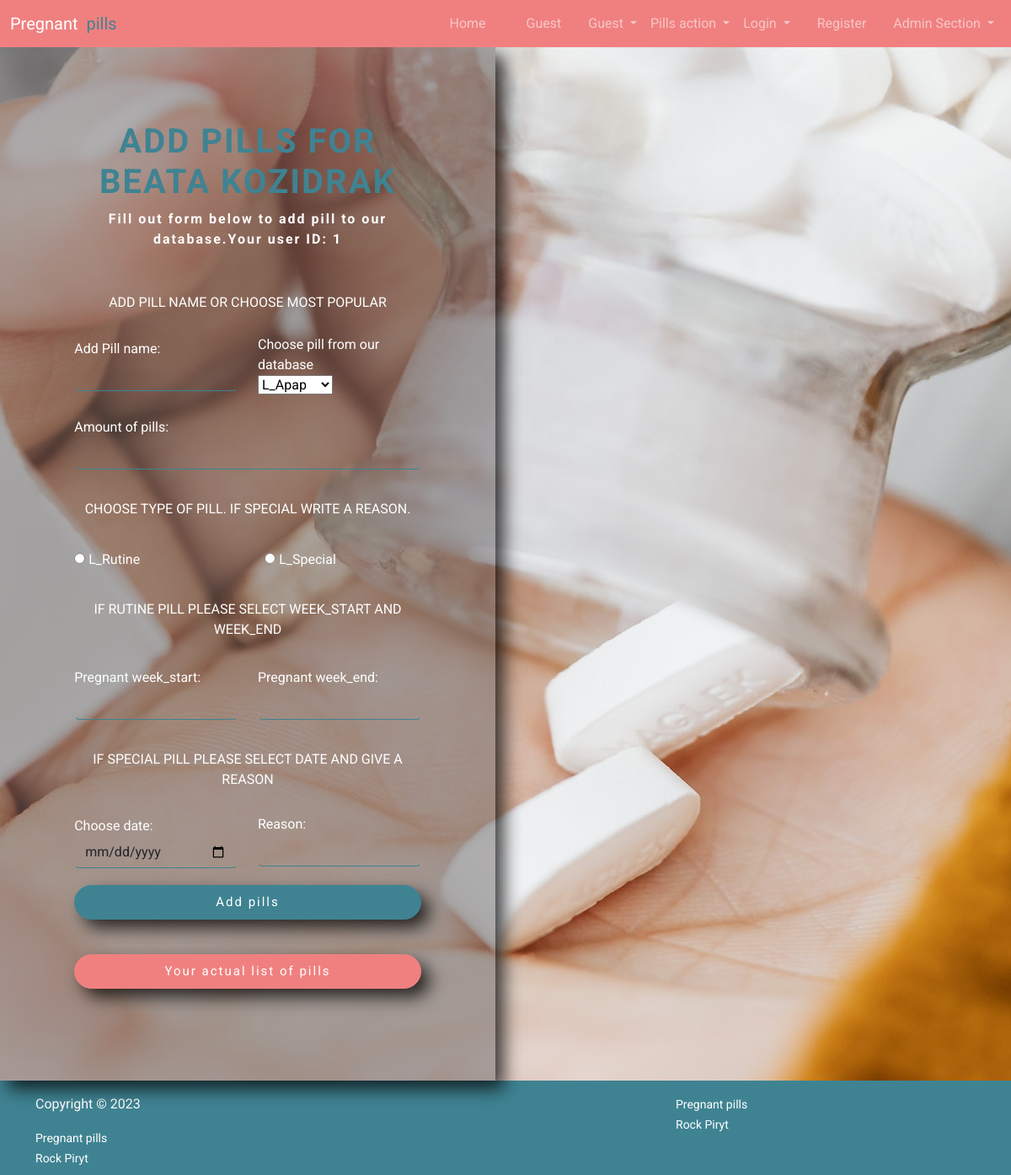
/pregnant-pill/add_pill (signed in), run on the app's committed database.
### pregnant_pills_app/models.py (models this page shows, shortened)
class User(UserMixin,db.Model):
    __tablename__ = 'users'
    __table_args__ = {'extend_existing': True}
    id = db.Column(db.Integer, primary_key=True)
    name = db.Column(db.Text, nullable=False)
    surname = db.Column(db.Text, nullable=False)
    preg_week = db.Column(db.Integer)
    email = db.Column(db.Text, nullable=False, unique=True)
    password = db.Column(db.String(100))
    pills = db.relationship('Pill', backref='user', lazy='dynamic')

### pregnant_pills_app/pills/views.py (the view)
@pills_blueprint.route('/add_pill', methods=['GET', 'POST'])
@login_required
def add_pill():
    form_add_pill = AddPillForm()
    return render_template('add_pill.html', form=form_add_pill, html_current_user=current_user)

### pregnant_pills_app/pills/forms.py
class AddPillForm(FlaskForm):
    name = StringField('Add Pill name: ')
    choose_pill = SelectField(u'Choose pill from our database', choices=[('Apap', 'L_Apap'), ('Nospa', 'L_Nospa'), ('Pregna', 'L_Pregna'), ('Reflug', 'L_Reflug')])
    amount = IntegerField('Amount of pills: ', validators=[DataRequired()])
    type_pill = RadioField('Choose type: ',
                        choices=[('Rutine', 'L_Rutine'),('Special', 'L_Special')])
    week_start = IntegerField('Pregnant week_start:')
    week_end = IntegerField('Pregnant week_end:')
    add_date = DateTimeField('Choose date:')
    reason = TextAreaField('Reason: ')
    user_id = IntegerField('ID_user: ')
    submit = SubmitField('Add pill')

### pregnant_pills_app/users/views.py (called while the page is built)
@login_manager.user_loader
def load_user(user_id):
    return User.query.get(int(user_id)) #add current_user.id to cookie

### pregnant_pills_app/pills/templates/pills/add_pill.html (shortened to what this page needs)
{% extends 'base.html' %}
{% block content %}
<div class="container_form_pills">
    <div class="row">
        <div class="col-md-6">
            <div class="content-form_pills">
                <form method="POST">
                    <div class="row">
                        <div class="col-md-12 title">
                            <h1 class="text-center title">Add Pills for {{ html_current_user.name }} {{ html_current_user.surname }}</h1>
                            <p class="text-center des">Fill out form below to add pill to our database.Your user ID: {{html_current_user.id}}</p>
                        </div>
                    </div>
                    <div class="row">
                        <p class="info_user">Add pill name or choose most popular</p>
                        <div class="col-md-6">
                            <div class="form-group">
                                <label>{{form.name.label}}</label>
                                <input type="text" name="name" class="form-control" value="{{ name }}">
                            </div>
                        </div>
                        <div class="col-md-6">
                            <div class="form-group">
                                {{form.choose_pill.label}}{{form.choose_pill()}}
                            </div>
                        </div>
                    </div>
                    <div class="row">
                        <div class="col-md-12">
                            <div class="form-group">
                                <label>{{form.amount.label}}</label>
                                <input type="text" name="amount" class="form-control" value="{{ amount }}">
                            </div>
                        </div>
                    </div>
                    <div class="row">
                        <p class="info_user">Choose type of pill. If special write a reason.</p>
                        <div class="col-md-12">
                            <div class="form-group">
                                <input type="radio" name="type_pill" id="rutine" class="radio">
                                <label for="rutine">{{form.type_pill.choices[0][1]}}</label>
                                <input type="radio" name="type_pill" id="special" class="radio">
                                <label for="special">{{form.type_pill.choices[1][1]}}</label>
                            </div>
                        </div>
                    </div>
                    <div class="row">
                        <p class="info_user">If Rutine pill please select week_start and week_end</p>
                        <div class="col-md-6">
                            <div class="form-group">
                                <label>{{form.week_start.label}}</label>
                                <input type="text" name="week_start" class="form-control" value="{{ week_start }}">
                            </div>
                        </div>
                        <div class="col-md-6">
                            <div class="form-group">
                                <label>{{form.week_end.label}}</label>
                                <input type="text" name="week_end" class="form-control" value="{{ week_end }}">
                            </div>
                        </div>
                    </div>
                    <div class="row">
                        <p class="info_user">If Special pill please select date and give a reason</p>
                        <div class="col-md-6">
                            <div class="form-group">
                                <label>{{form.add_date.label}}</label>
                                <input type="date" name="add_date" class="form-control" value="{{ add_date }}">
                            </div>
                        </div>
                        <div class="col-md-6">
                            <div class="form-group">
                                <label>{{form.reason.label}}</label>
                                <input type="text" name="reason" class="form-control" value="{{ reason }}">
                            </div>
                        </div>
                    </div>
                    <div class="row">
                        <a href="#">
                            <input type="submit" value="Add pills" class="btn btn-lg" id="btn_nadd_pills">
                        </a>
                    </div>
                </form>
                <div class="row">
                    <a href="{{ url_for('pills.list_pill') }}">
                        <input type="submit" value="Your actual list of pills" class="btn btn-lg" id="btn_ladd_pills">
                    </a>
                </div>
            </div>
        </div>
        <div class="col-md-6">
        </div>
    </div>
</div>
{% endblock %}

### pregnant_pills_app/static/css/style.css (style rules this page uses)
body { font-family: 'Roboto', sans-serif; }
.title h1 { color: rgb(63, 131, 146); text-transform: uppercase; font-weight: bold; letter-spacing: 2px; }
.title p { color: white; font-weight: bold; letter-spacing: 2px; }
label { color: white; margin-top: 5%; }
.form-control { background: transparent; border-color: transparent; border-bottom: 1px solid rgb(63, 131, 146); }
.container_form_pills { background-image: url("../files/img/pills/pills2.jpg"); background-repeat: no-repeat; background-attachment: fixed; background-position: center; }
.content-form_pills { position: relative; padding: 15%; top: 0%; left: 0%; max-width: 100%; height: auto; background-color: rgba(106, 103, 103, 0.5); -webkit-box-shadow: 10px 10px 20px 0px rgba(0,0,0,0.75); -moz-box-shadow: 10px 10px 20px 0px rgba(0,0,0,0.75); box-shadow: 10px 10px 20px 0px rgba(0,0,0,0.75); }
.info_user { color: white; text-transform: uppercase; margin-top: 8%; text-align: center; }
#special { margin-left: 35%; }
#btn_nadd_pills { transition: all 0.5s ease-in-out; font-size: 15px; letter-spacing: 2px; padding: 2% 2%; margin-top: 5%; margin-bottom: 5%; border-radius: 50px; background: rgb(63, 131, 146); color: white; border-color: rgb(63, 131, 146); width: 100%; -webkit-box-shadow: 10px 10px 20px 0px rgba(0,0,0,0.75); -moz-box-shadow: 10px 10px 20px 0px rgba(0,0,0,0.75); box-shadow: 10px 10px 20px 0px rgba(0,0,0,0.75); }
#btn_ladd_pills { transition: all 0.5s ease-in-out; font-size: 15px; letter-spacing: 2px; padding: 2% 2%; margin-top: 5%; margin-bottom: 5%; border-radius: 50px; background: lightcoral; color: white; border-color: lightcoral; width: 100%; -webkit-box-shadow: 10px 10px 20px 0px rgba(0,0,0,0.75); -moz-box-shadow: 10px 10px 20px 0px rgba(0,0,0,0.75); box-shadow: 10px 10px 20px 0px rgba(0,0,0,0.75); }

### data on the page
User: name "BEATA", surname "KOZIDRAK", id "1"
